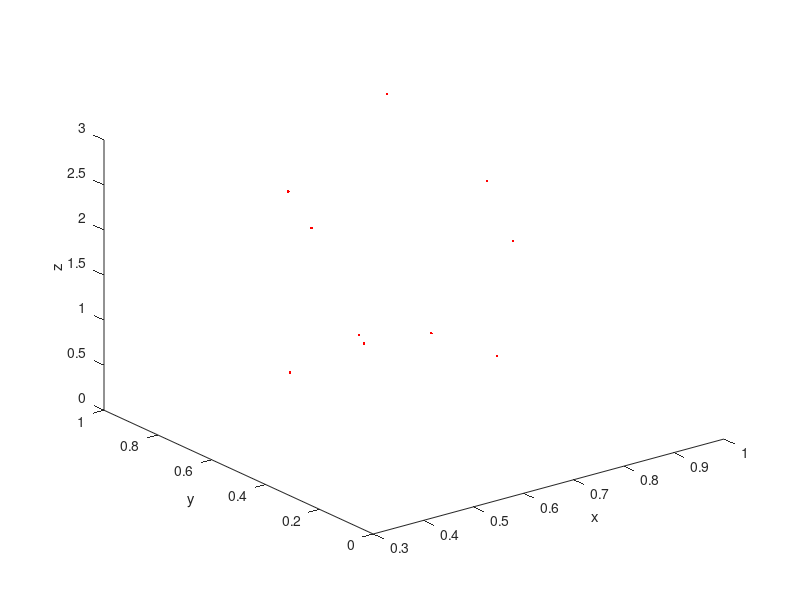

The MATLAB script that drew this image: (Note: this script raises an error after producing the figure.)
clf;
n = 10;
xs = rand(n,1);
ys = rand(n,1);
zs = rand(n,1)*3;
figure(1);
plot3(xs,ys,zs,'r.')
xlabel('x');ylabel('y');zlabel('z');
p  = patchline(xs,ys,zs,'linestyle','-','edgecolor','b',...
    'linewidth',1,'edgealpha',0.2);